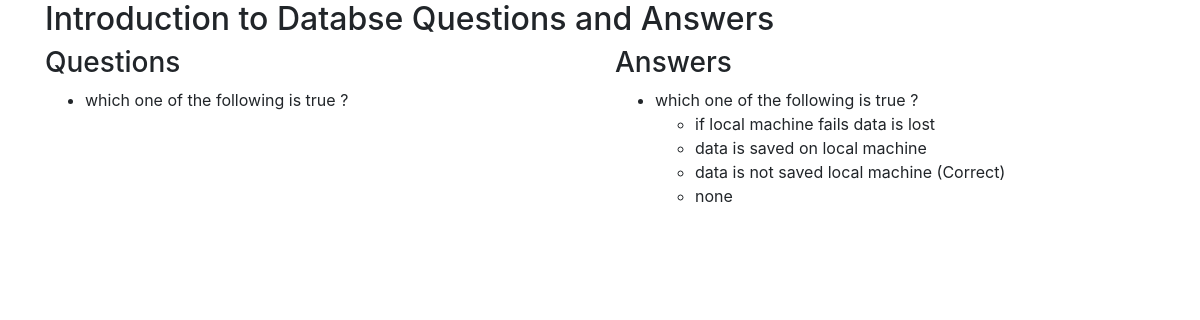
Screenshot of /topic/1/ with the database file from the repository.
### question_app/models.py (models this page shows, shortened)
class Topic(models.Model):
    course = models.ForeignKey(Course, on_delete=models.CASCADE)
    name = models.CharField(max_length=100)
    key_points = models.TextField(max_length=1000,default='Default key points')
    created_at= models.DateTimeField(auto_now_add=True,null=True )
    updated_at= models.DateTimeField(auto_now=True)

class Question(models.Model):
    topic = models.ForeignKey(Topic, on_delete=models.CASCADE)
    text = models.CharField(max_length=200)
    explanation = models.TextField(blank=True, null=True)
    created_at= models.DateTimeField(auto_now_add=True,null=True )
    updated_at= models.DateTimeField(auto_now=True)

class Answer(models.Model):
    question = models.ForeignKey(Question, on_delete=models.CASCADE)
    choice_text = models.CharField(max_length=200)
    correct = models.BooleanField(default=False)
    created_at= models.DateTimeField(auto_now_add=True,null=True )
    updated_at= models.DateTimeField(auto_now=True)

### question_app/views.py (the view)
# urls.py: path('topic/<int:topic_id>/', views.topic_questions, name='topic_questions'),
def topic_questions(request, topic_id):
    topic = get_object_or_404(Topic, pk=topic_id)
    questions = topic.question_set.all()
    return render(request, 'topic_questions.html', {'topic': topic, 'questions': questions})

### templates/topic_questions.html (shortened to what this page needs)
<!DOCTYPE html>
<html lang="en">
<head>
    <link rel="stylesheet" href="https://stackpath.bootstrapcdn.com/bootstrap/4.5.2/css/bootstrap.min.css">
</head>
<body>
    <div class="container">
        <h2>{{ topic.name }} Questions and Answers</h2>
        <div class="row">
            <div class="col-md-6">
                <h3>Questions</h3>
                <ul>
                    {% for question in questions %}
                    <li>{{ question.text }}</li>
                    {% endfor %}
                </ul>
            </div>
            <div class="col-md-6">
                <h3>Answers</h3>
                <ul>
                    {% for question in questions %}
                    <li>{{ question.text }}</li>
                    <ul>
                        {% for answer in question.answer_set.all %}
                        <li>{{ answer.choice_text }} {% if answer.correct %}(Correct){% endif %}</li>
                        {% endfor %}
                    </ul>
                    {% endfor %}
                </ul>
            </div>
        </div>
    </div>
</body>
</html>

### rows the page displays
Topic: name "Introduction to Databse"
Question: text "which one of the following is true ?"
Answer: choice_text "if local machine fails data is lost"
Answer: choice_text "data is saved on local machine"
Answer: choice_text "data is not saved local machine", correct "(Correct)"
Answer: choice_text "none"
